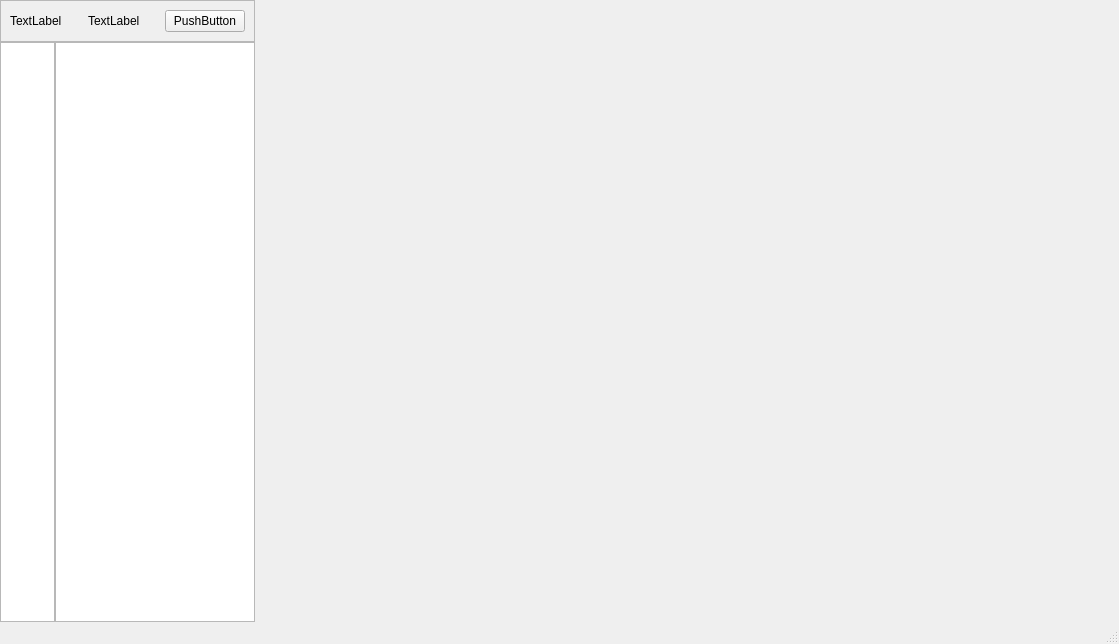
<?xml version="1.0" encoding="UTF-8"?>
<ui version="4.0">
 <class>MainWindow</class>
 <widget class="QMainWindow" name="MainWindow">
  <property name="geometry">
   <rect>
    <x>0</x>
    <y>0</y>
    <width>1119</width>
    <height>644</height>
   </rect>
  </property>
  <property name="windowTitle">
   <string>MainWindow</string>
  </property>
  <widget class="QWidget" name="centralwidget">
   <layout class="QGridLayout" name="gridLayout">
    <property name="leftMargin">
     <number>0</number>
    </property>
    <property name="topMargin">
     <number>0</number>
    </property>
    <property name="rightMargin">
     <number>0</number>
    </property>
    <property name="bottomMargin">
     <number>0</number>
    </property>
    <property name="spacing">
     <number>0</number>
    </property>
    <item row="1" column="1">
     <widget class="QListWidget" name="listWidget">
      <property name="maximumSize">
       <size>
        <width>200</width>
        <height>16777215</height>
       </size>
      </property>
     </widget>
    </item>
    <item row="1" column="0">
     <widget class="QListWidget" name="listWidget_icon_only">
      <property name="maximumSize">
       <size>
        <width>55</width>
        <height>16777215</height>
       </size>
      </property>
     </widget>
    </item>
    <item row="0" column="0" colspan="2">
     <widget class="QFrame" name="title_frame">
      <property name="frameShape">
       <enum>QFrame::StyledPanel</enum>
      </property>
      <property name="frameShadow">
       <enum>QFrame::Raised</enum>
      </property>
      <layout class="QHBoxLayout" name="horizontalLayout">
       <item>
        <widget class="QLabel" name="title_icon">
         <property name="text">
          <string>TextLabel</string>
         </property>
        </widget>
       </item>
       <item>
        <widget class="QLabel" name="title_label">
         <property name="text">
          <string>TextLabel</string>
         </property>
        </widget>
       </item>
       <item>
        <widget class="QPushButton" name="menu_btn">
         <property name="text">
          <string>PushButton</string>
         </property>
        </widget>
       </item>
      </layout>
     </widget>
    </item>
    <item row="0" column="2" rowspan="2">
     <widget class="QStackedWidget" name="stackedWidget">
      <property name="currentIndex">
       <number>1</number>
      </property>
      <widget class="QWidget" name="page_Dashboard">
       <layout class="QGridLayout" name="gridLayout_7"/>
      </widget>
      <widget class="QWidget" name="page_Monitoring"/>
      <widget class="QWidget" name="page_Control"/>
      <widget class="QWidget" name="page_Settings">
       <layout class="QGridLayout" name="gridLayout_2"/>
      </widget>
      <widget class="QWidget" name="page_Configuration">
       <layout class="QGridLayout" name="gridLayout_13"/>
      </widget>
      <widget class="QWidget" name="page_About">
       <layout class="QGridLayout" name="gridLayout_3">
        <item row="0" column="0">
         <widget class="QGroupBox" name="groupBox_AboutProject">
          <property name="title">
           <string>About Project</string>
          </property>
         </widget>
        </item>
        <item row="1" column="0">
         <widget class="QGroupBox" name="groupBox_AboutDPEE">
          <property name="title">
           <string>About DPEE</string>
          </property>
         </widget>
        </item>
       </layout>
      </widget>
     </widget>
    </item>
   </layout>
  </widget>
  <widget class="QMenuBar" name="menubar">
   <property name="geometry">
    <rect>
     <x>0</x>
     <y>0</y>
     <width>1119</width>
     <height>22</height>
    </rect>
   </property>
  </widget>
  <widget class="QStatusBar" name="statusbar"/>
 </widget>
 <resources>
  <include location="resource.qrc"/>
 </resources>
 <connections/>
</ui>
